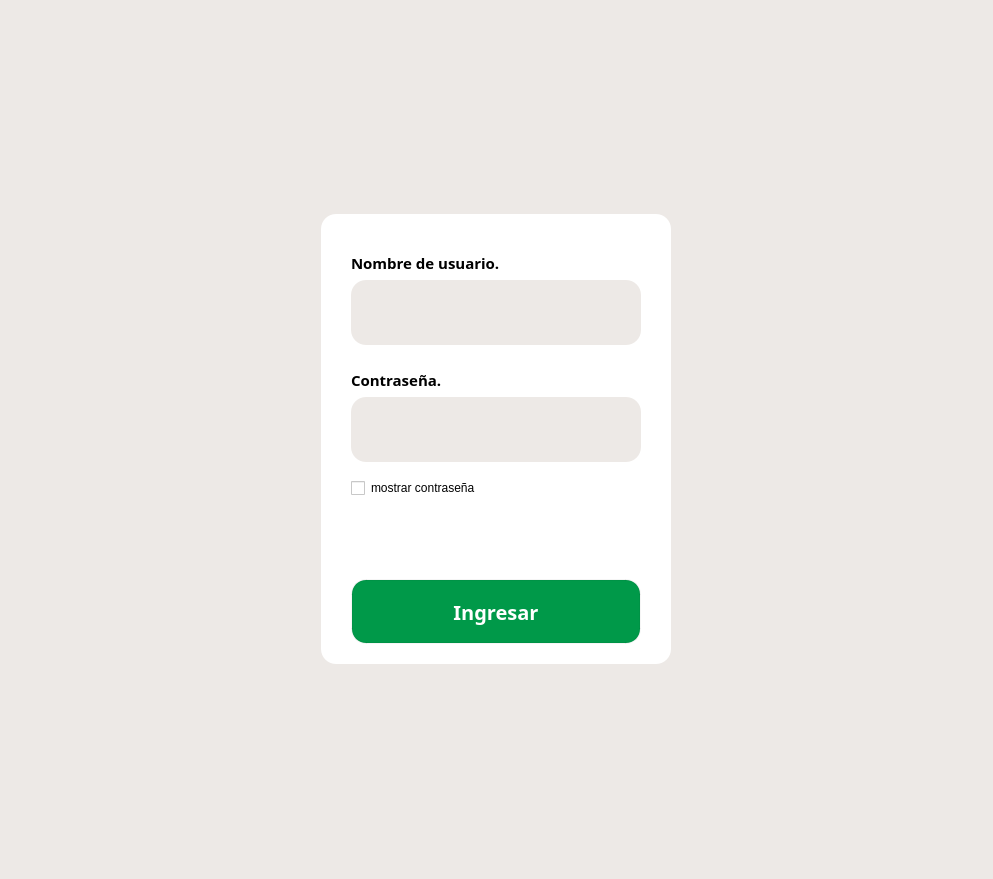
<?xml version="1.0" encoding="UTF-8"?>
<ui version="4.0">
 <class>LoginPage</class>
 <widget class="QWidget" name="LoginPage">
  <property name="geometry">
   <rect>
    <x>0</x>
    <y>0</y>
    <width>993</width>
    <height>879</height>
   </rect>
  </property>
  <property name="windowTitle">
   <string>Form</string>
  </property>
  <property name="styleSheet">
   <string notr="true">background-color: rgb(237, 233, 230);</string>
  </property>
  <layout class="QGridLayout" name="gridLayout">
   <item row="0" column="0">
    <widget class="QWidget" name="widget" native="true">
     <property name="sizePolicy">
      <sizepolicy hsizetype="Expanding" vsizetype="Expanding">
       <horstretch>0</horstretch>
       <verstretch>0</verstretch>
      </sizepolicy>
     </property>
     <property name="maximumSize">
      <size>
       <width>350</width>
       <height>450</height>
      </size>
     </property>
     <property name="styleSheet">
      <string notr="true">QWidget {
	background-color: white;
	color: black;
	border-radius: 15px;
}</string>
     </property>
     <layout class="QVBoxLayout" name="verticalLayout">
      <property name="spacing">
       <number>6</number>
      </property>
      <property name="leftMargin">
       <number>30</number>
      </property>
      <property name="topMargin">
       <number>20</number>
      </property>
      <property name="rightMargin">
       <number>30</number>
      </property>
      <property name="bottomMargin">
       <number>20</number>
      </property>
      <item>
       <widget class="QLabel" name="email_label">
        <property name="sizePolicy">
         <sizepolicy hsizetype="Expanding" vsizetype="Expanding">
          <horstretch>0</horstretch>
          <verstretch>0</verstretch>
         </sizepolicy>
        </property>
        <property name="maximumSize">
         <size>
          <width>16777215</width>
          <height>40</height>
         </size>
        </property>
        <property name="font">
         <font>
          <family>Segoe UI Variable</family>
          <pointsize>11</pointsize>
          <bold>true</bold>
         </font>
        </property>
        <property name="styleSheet">
         <string notr="true">QLabel {
	background-color: transparent;
	color: black;
}</string>
        </property>
        <property name="text">
         <string>Nombre de usuario.</string>
        </property>
        <property name="alignment">
         <set>Qt::AlignmentFlag::AlignBottom|Qt::AlignmentFlag::AlignLeading|Qt::AlignmentFlag::AlignLeft</set>
        </property>
        <property name="wordWrap">
         <bool>true</bool>
        </property>
       </widget>
      </item>
      <item>
       <widget class="QLineEdit" name="email_lineEdit">
        <property name="sizePolicy">
         <sizepolicy hsizetype="Expanding" vsizetype="Expanding">
          <horstretch>0</horstretch>
          <verstretch>0</verstretch>
         </sizepolicy>
        </property>
        <property name="styleSheet">
         <string notr="true">QLineEdit {
	background-color: rgb(237, 233, 230);
	color: black;
	padding-left: 20px;
	padding-right: 10px;
}</string>
        </property>
        <property name="text">
         <string/>
        </property>
       </widget>
      </item>
      <item>
       <widget class="QLabel" name="password_label">
        <property name="sizePolicy">
         <sizepolicy hsizetype="Expanding" vsizetype="Expanding">
          <horstretch>0</horstretch>
          <verstretch>0</verstretch>
         </sizepolicy>
        </property>
        <property name="minimumSize">
         <size>
          <width>63</width>
          <height>0</height>
         </size>
        </property>
        <property name="maximumSize">
         <size>
          <width>16777215</width>
          <height>40</height>
         </size>
        </property>
        <property name="font">
         <font>
          <family>Segoe UI Variable</family>
          <pointsize>11</pointsize>
          <bold>true</bold>
         </font>
        </property>
        <property name="styleSheet">
         <string notr="true">QLabel {
	background-color: transparent;
	color: black;
}</string>
        </property>
        <property name="text">
         <string>Contraseña.</string>
        </property>
        <property name="alignment">
         <set>Qt::AlignmentFlag::AlignBottom|Qt::AlignmentFlag::AlignLeading|Qt::AlignmentFlag::AlignLeft</set>
        </property>
       </widget>
      </item>
      <item>
       <widget class="QLineEdit" name="password_lineEdit">
        <property name="sizePolicy">
         <sizepolicy hsizetype="Expanding" vsizetype="Expanding">
          <horstretch>0</horstretch>
          <verstretch>0</verstretch>
         </sizepolicy>
        </property>
        <property name="styleSheet">
         <string notr="true">QLineEdit {
	background-color: rgb(237, 233, 230);
	color: black;
	padding-left: 20px;
	padding-right: 10px;
}</string>
        </property>
        <property name="text">
         <string/>
        </property>
        <property name="echoMode">
         <enum>QLineEdit::EchoMode::Password</enum>
        </property>
       </widget>
      </item>
      <item>
       <widget class="QCheckBox" name="showPassword_checkBox">
        <property name="sizePolicy">
         <sizepolicy hsizetype="Expanding" vsizetype="Expanding">
          <horstretch>0</horstretch>
          <verstretch>0</verstretch>
         </sizepolicy>
        </property>
        <property name="maximumSize">
         <size>
          <width>16777215</width>
          <height>40</height>
         </size>
        </property>
        <property name="font">
         <font>
          <bold>false</bold>
         </font>
        </property>
        <property name="autoFillBackground">
         <bool>false</bool>
        </property>
        <property name="styleSheet">
         <string notr="true"/>
        </property>
        <property name="text">
         <string>mostrar contraseña</string>
        </property>
        <property name="checked">
         <bool>false</bool>
        </property>
        <property name="autoRepeat">
         <bool>false</bool>
        </property>
        <property name="tristate">
         <bool>false</bool>
        </property>
       </widget>
      </item>
      <item>
       <spacer name="verticalSpacer">
        <property name="orientation">
         <enum>Qt::Orientation::Vertical</enum>
        </property>
        <property name="sizeHint" stdset="0">
         <size>
          <width>20</width>
          <height>40</height>
         </size>
        </property>
       </spacer>
      </item>
      <item>
       <widget class="QPushButton" name="sendCredentials_button">
        <property name="enabled">
         <bool>true</bool>
        </property>
        <property name="sizePolicy">
         <sizepolicy hsizetype="Expanding" vsizetype="Expanding">
          <horstretch>0</horstretch>
          <verstretch>0</verstretch>
         </sizepolicy>
        </property>
        <property name="font">
         <font>
          <family>Segoe UI Variable</family>
          <pointsize>15</pointsize>
          <bold>true</bold>
         </font>
        </property>
        <property name="autoFillBackground">
         <bool>false</bool>
        </property>
        <property name="styleSheet">
         <string notr="true">QPushButton {
	border-radius: 15px;
	padding: 5px;
	background-color: rgb(0, 153, 73);
	color: white;
	border: 2px solid rgba(0, 0, 0, 10); /* Borde tenue */
}

QPushButton:hover {
  background-color: rgb(0, 181, 84);     /* Fondo al pasar el mouse */
  color: white;                /* Color del texto al pasar el mouse */
}

QPushButton:pressed {
  background-color: rgb(0, 125, 58);     /* Fondo al presionar */
  color: white;                /* Color del texto al presionar */
}

QPushButton:disabled {
  background-color: rgb(39, 39, 43);     /* Fondo deshabilitado */
  color: #7f8c8d;                /* Color del texto deshabilitado */
}

QPushButton:checked {
  background-color: #27ae60;     /* Fondo cuando está checkable y activado */
  color: #ecf0f1;        
}</string>
        </property>
        <property name="text">
         <string>Ingresar</string>
        </property>
        <property name="autoDefault">
         <bool>true</bool>
        </property>
        <property name="default">
         <bool>true</bool>
        </property>
        <property name="flat">
         <bool>false</bool>
        </property>
       </widget>
      </item>
     </layout>
    </widget>
   </item>
  </layout>
 </widget>
 <resources/>
 <connections/>
</ui>
